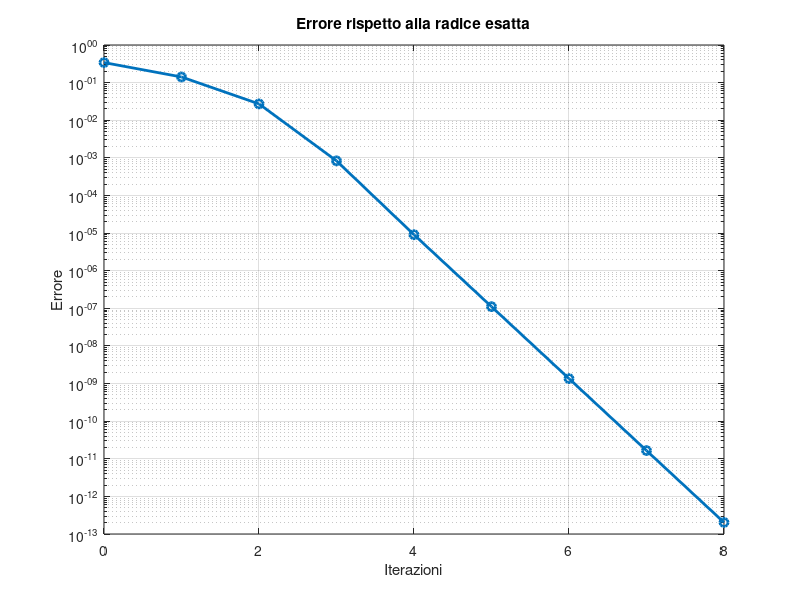

The MATLAB script that drew this image:
clc
clear
close all

g = @(x) x.^5 - x + 3;

a = -2;
b = 0;

alpha = fzero(g,[a b]);

q = (b-a)/(g(b)-g(a));

x0 = -1;

tol = 1e-10;

x(1) = x0;

k = 1;

while abs(g(x(k))) > tol

    x(k+1) = x(k) - g(x(k))*q;

    k = k + 1;

end

err = abs(x-alpha);

figure
semilogy(0:length(err)-1,err,'o-','LineWidth',2)
grid on

xlabel('Iterazioni')
ylabel('Errore')
title('Errore rispetto alla radice esatta')

fprintf('Radice Matlab = %.15f\n',alpha)
fprintf('Radice metodo = %.15f\n',x(end))
fprintf('Iterazioni    = %d\n',length(x)-1)
